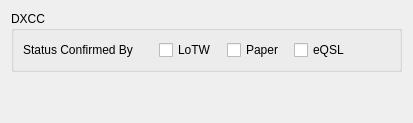
         <widget class="QWidget" name="othersTab">
          <attribute name="title">
           <string>Others</string>
          </attribute>
          <layout class="QVBoxLayout" name="verticalLayout_15">
           <item>
            <widget class="QGroupBox" name="groupBox_4">
             <property name="sizePolicy">
              <sizepolicy hsizetype="Preferred" vsizetype="Maximum">
               <horstretch>0</horstretch>
               <verstretch>0</verstretch>
              </sizepolicy>
             </property>
             <property name="title">
              <string>DXCC</string>
             </property>
             <layout class="QFormLayout" name="formLayout_6">
              <item row="0" column="0">
               <widget class="QLabel" name="dxccConfirmedByLabel">
                <property name="text">
                 <string>Status Confirmed By</string>
                </property>
               </widget>
              </item>
              <item row="0" column="1">
               <layout class="QHBoxLayout" name="horizontalLayout_33">
                <property name="spacing">
                 <number>10</number>
                </property>
                <property name="leftMargin">
                 <number>20</number>
                </property>
                <item>
                 <widget class="QCheckBox" name="dxccConfirmedByLotwCheckBox">
                  <property name="text">
                   <string>LoTW</string>
                  </property>
                 </widget>
                </item>
                <item>
                 <widget class="QCheckBox" name="dxccConfirmedByPaperCheckBox">
                  <property name="text">
                   <string>Paper</string>
                  </property>
                 </widget>
                </item>
                <item>
                 <widget class="QCheckBox" name="dxccConfirmedByEqslCheckBox">
                  <property name="text">
                   <string>eQSL</string>
                  </property>
                 </widget>
                </item>
                <item>
                 <spacer name="horizontalSpacer_2">
                  <property name="orientation">
                   <enum>Qt::Horizontal</enum>
                  </property>
                  <property name="sizeHint" stdset="0">
                   <size>
                    <width>40</width>
                    <height>20</height>
                   </size>
                  </property>
                 </spacer>
                </item>
               </layout>
              </item>
             </layout>
            </widget>
           </item>
           <item>
            <spacer name="verticalSpacer_8">
             <property name="orientation">
              <enum>Qt::Vertical</enum>
             </property>
             <property name="sizeHint" stdset="0">
              <size>
               <width>20</width>
               <height>40</height>
              </size>
             </property>
            </spacer>
           </item>
          </layout>
         </widget>
